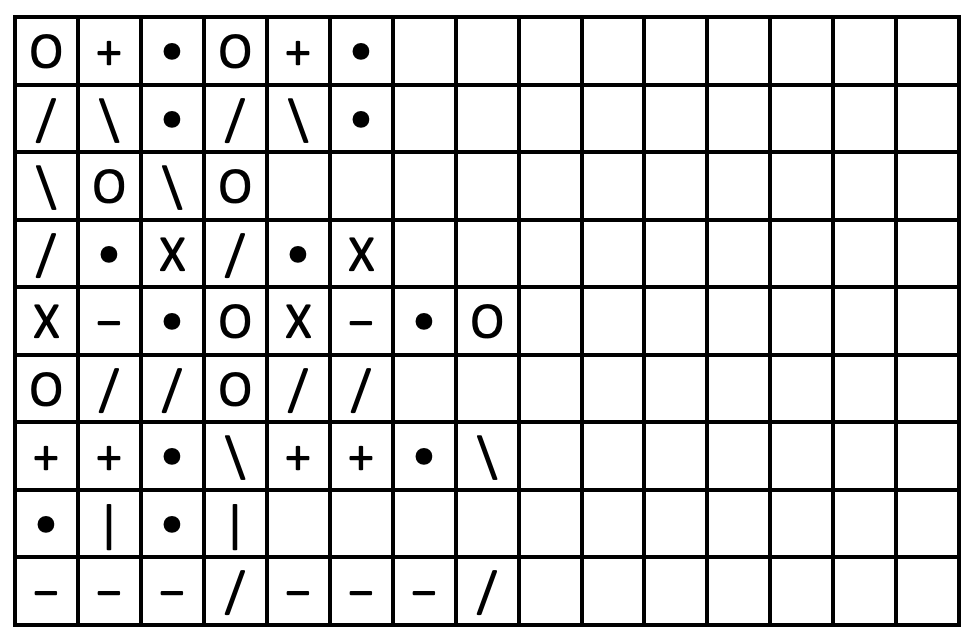
%> input picture Hci575/Homework2/hw2_files/p1_search.png, 978 x 640 px
$ octave p1_matlab_code.m   (GNU Octave 9; MATLAB toolbox functions it lacks are replaced by stand-ins)
%> lines starting %> are read from the running program, lines starting %| are printed output that depends on the picture; in (x1, y1, x2, y2) boxes, pixels count from 0 and x2, y2 are one past the last pixel; in counts of white or black regions, pixels touching at a corner belong together; the program's own positions count from 1
StartingImage = imread('C:\Users\Peyton\Documents\MATLAB\Hci575\Homework2\hw2_files\p1_search.png');
%> StartingImage is the input picture: size 640x978x3 uint8; min 0, max 255, mean 219.1
binary = ~im2bw(StartingImage, 0.5);
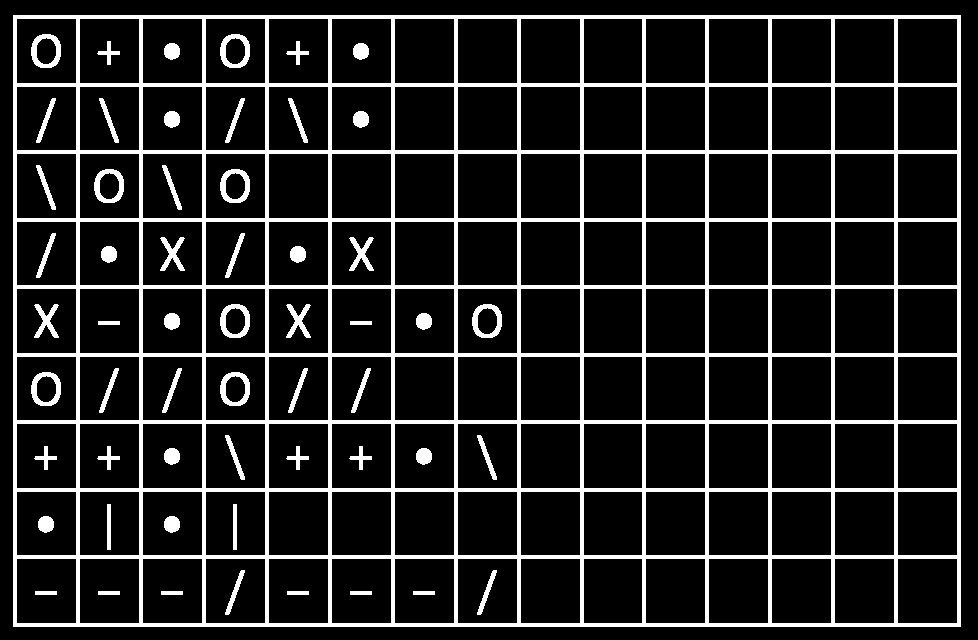
%> binary: size 640x978 logical; 14.1% white; 57 white regions, largest, box (x1, y1, x2, y2) and area: (13, 15, 961, 627) 74528, (31, 34, 61, 68) 458, (220, 34, 250, 68) 458
hostruct = strel('line', 40, 0);
verstruct = strel('line', 40, 90);
ho = imerode(binary, hostruct);
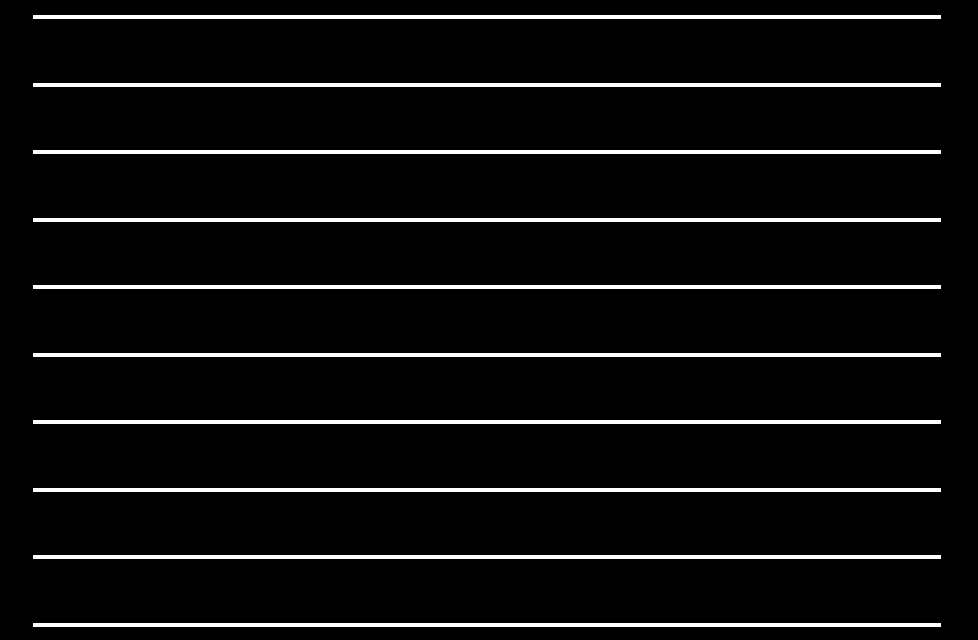
%> ho: size 640x978 logical; 5.8% white; 10 white regions, largest, box (x1, y1, x2, y2) and area: (33, 15, 941, 19) 3632, (33, 83, 941, 87) 3632, (33, 150, 941, 154) 3632
ho= imdilate(ho, hostruct);
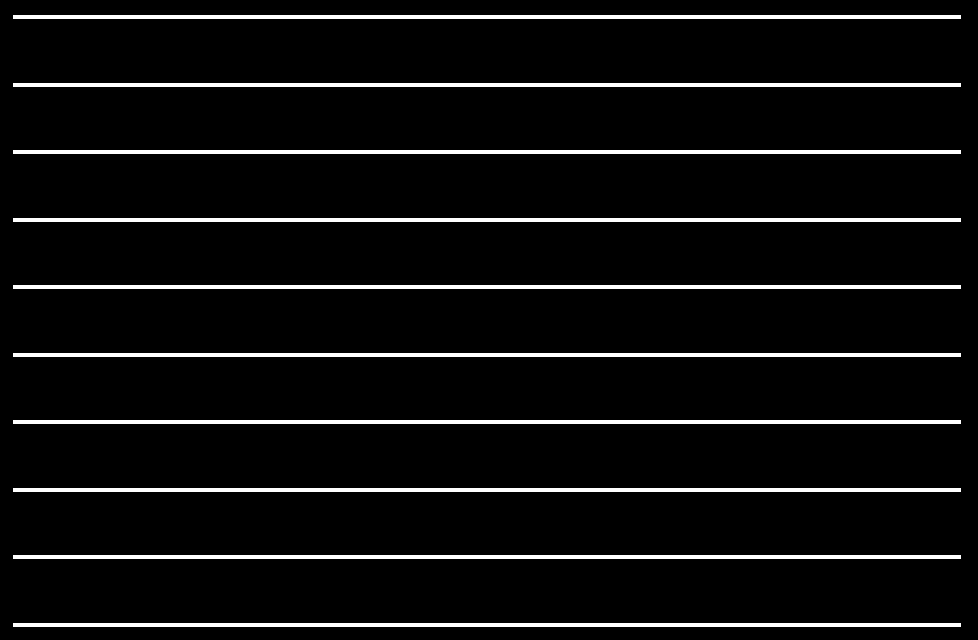
%> ho: size 640x978 logical; 6.1% white; 10 white regions, largest, box (x1, y1, x2, y2) and area: (13, 15, 961, 19) 3792, (13, 83, 961, 87) 3792, (13, 150, 961, 154) 3792
ver=imerode(binary, verstruct);
%> ver: size 640x978 logical; 5.9% white; 18 white regions, largest, box (x1, y1, x2, y2) and area: (13, 35, 17, 607) 2288, (76, 35, 80, 607) 2288, (139, 35, 143, 607) 2288
ver=imerode(ver, verstruct);
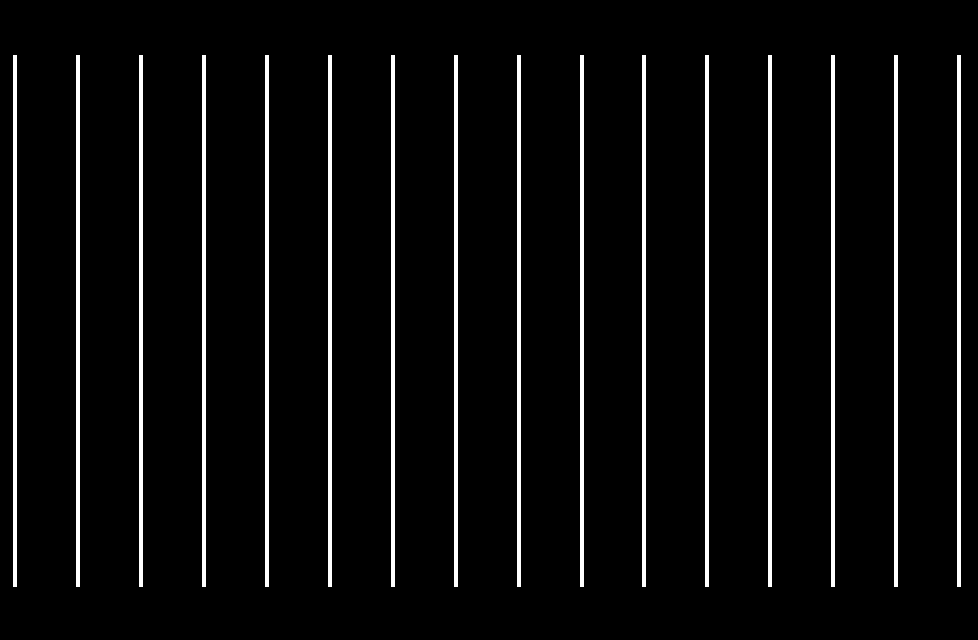
%> ver: size 640x978 logical; 5.4% white; 16 white regions, largest, box (x1, y1, x2, y2) and area: (13, 55, 17, 587) 2128, (76, 55, 80, 587) 2128, (139, 55, 143, 587) 2128
ver=imdilate(ver, verstruct);
ver=imdilate(ver, verstruct);
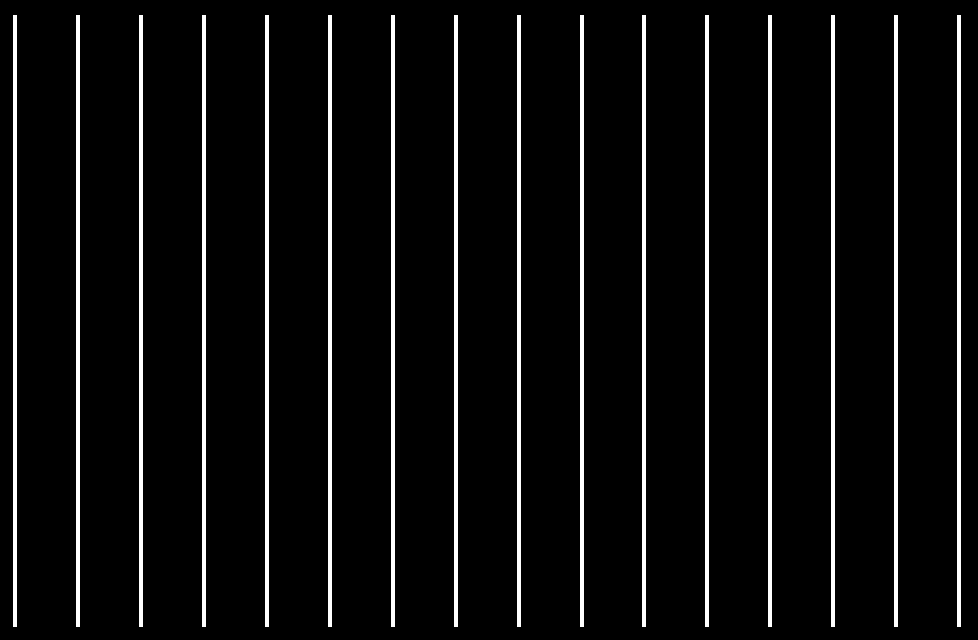
%> ver: size 640x978 logical; 6.3% white; 16 white regions, largest, box (x1, y1, x2, y2) and area: (13, 15, 17, 627) 2448, (76, 15, 80, 627) 2448, (139, 15, 143, 627) 2448
EndImage= ho + ver;
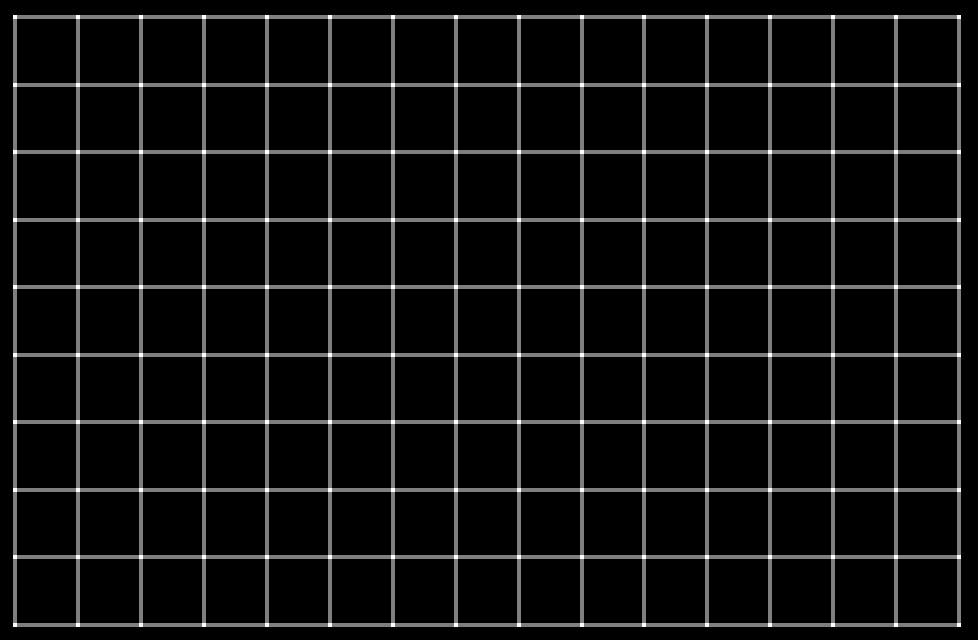
%> EndImage: size 640x978 double; min 0, max 2, mean 0.123; drawn with min black and max white


imshow(EndImage);
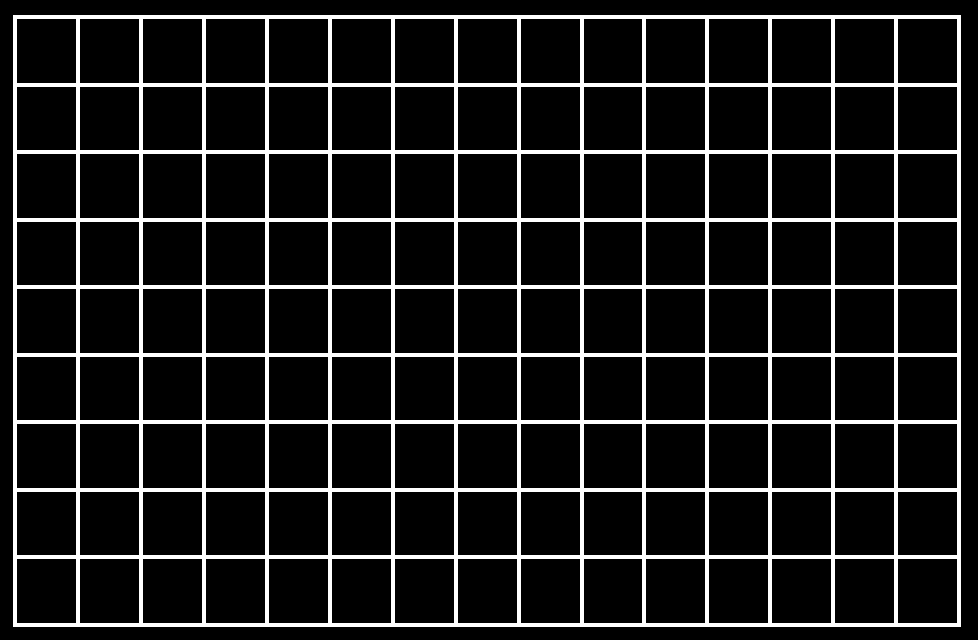
%> displayed picture: size 640x978, on the screen's scale of 0 to 255; 11.9% white; 1 white region, box (x1, y1, x2, y2) and area: (13, 15, 961, 627) 74528

$ run again, with Hci575/Homework2/hw2_files/p3_search.png copied over Hci575/Homework2/hw2_files/p1_search.png
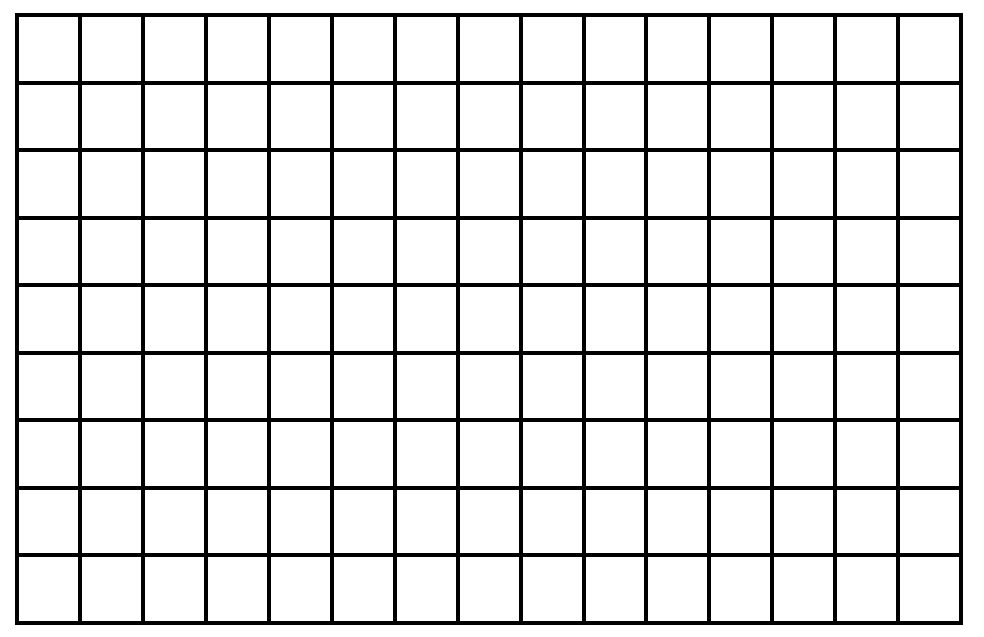
%> input picture Hci575/Homework2/hw2_files/p3_search.png, 984 x 637 px
%> StartingImage is the input picture: size 637x984x3 uint8; 88.1% white; 1 black region, box (x1, y1, x2, y2) and area: (15, 13, 963, 625) 74528
%> `ver=imdilate(ver, verstruct);`:
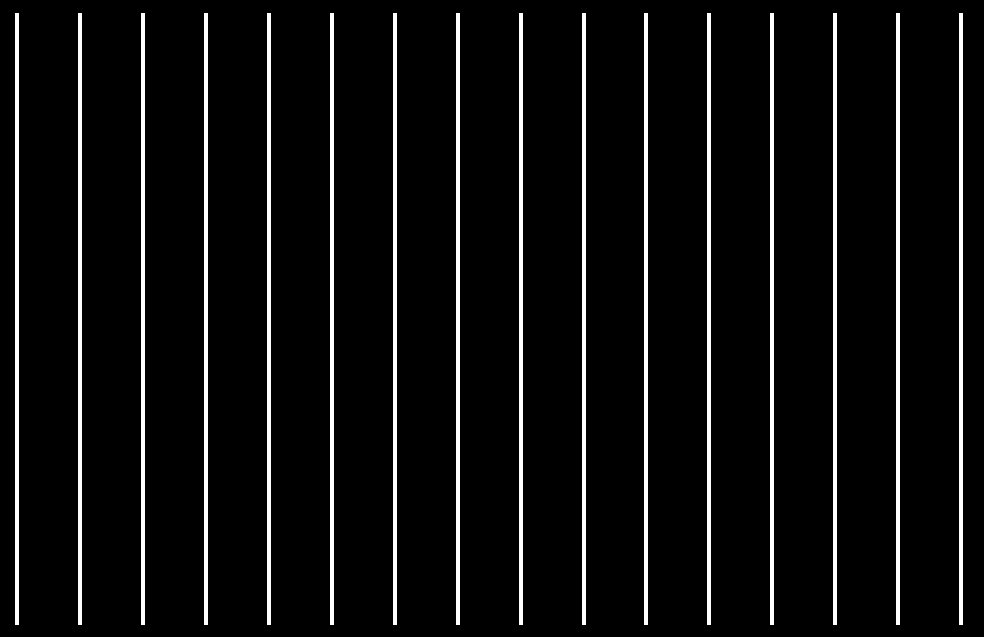
%> ver: size 637x984 logical; 6.2% white; 16 white regions, largest, box (x1, y1, x2, y2) and area: (15, 13, 19, 625) 2448, (78, 13, 82, 625) 2448, (141, 13, 145, 625) 2448
%> `EndImage= ho + ver;`:
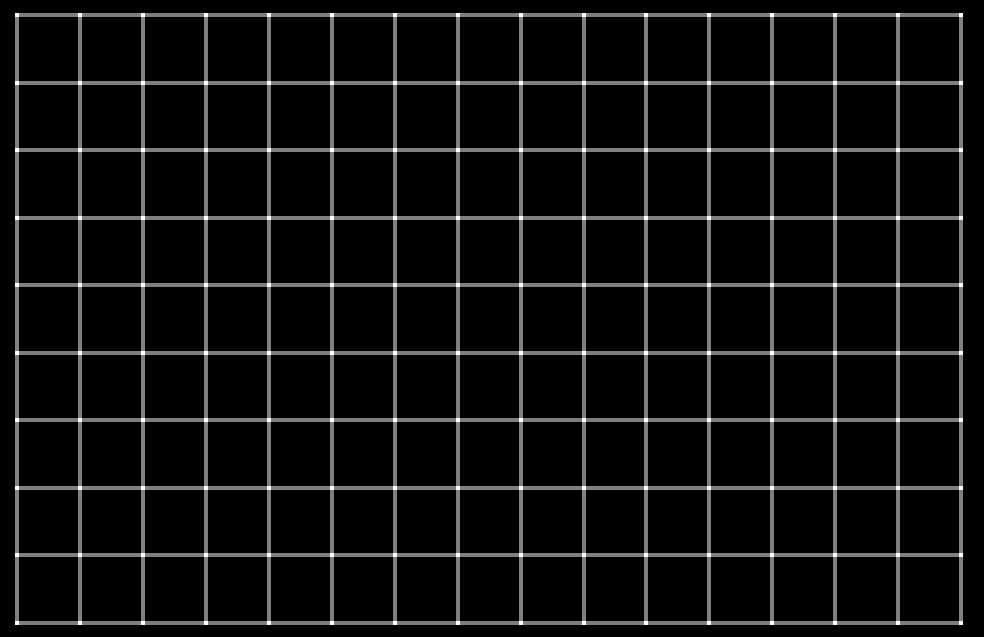
%> EndImage: size 637x984 double; min 0, max 2, mean 0.123; drawn with min black and max white
